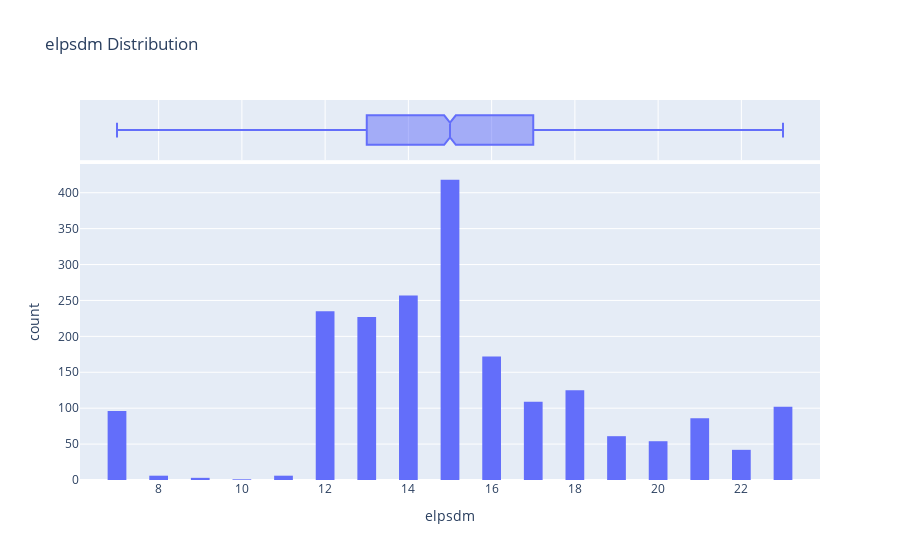

This figure's notebook cell:
### Code cell
fig = px.histogram(df, x='elpsdm', marginal='box', nbins=47, title='elpsdm Distribution')
fig.update_layout(bargap=0.1)
fig.show()

### Figure 1 — Plotly figure (JSON) as saved in the notebook; plotly's stock layout.template omitted (floating-point values rounded to 4 significant figures; data arrays with more than 128 entries replaced by an {"elided": "..."} marker saying what was removed)
{"data": [{"bingroup": "x", "hovertemplate": "elpsdm=%{x}<br>count=%{y}<extra></extra>", "legendgroup": "", "marker": {"color": "#636efa", "pattern": {"shape": ""}}, "name": "", "nbinsx": 47, "orientation": "v", "showlegend": false, "type": "histogram", "x": {"elided": "2000 float values"}, "xaxis": "x", "yaxis": "y"}, {"hovertemplate": "elpsdm=%{x}<extra></extra>", "legendgroup": "", "marker": {"color": "#636efa"}, "name": "", "notched": true, "showlegend": false, "type": "box", "x": {"elided": "2000 float values"}, "xaxis": "x2", "yaxis": "y2"}], "layout": {"bargap": 0.1, "barmode": "relative", "legend": {"tracegroupgap": 0}, "title": {"text": "elpsdm Distribution"}, "xaxis": {"anchor": "y", "domain": [0, 1], "title": {"text": "elpsdm"}}, "xaxis2": {"anchor": "y2", "domain": [0, 1], "matches": "x", "showgrid": true, "showticklabels": false}, "yaxis": {"anchor": "x", "domain": [0, 0.8316], "title": {"text": "count"}}, "yaxis2": {"anchor": "x2", "domain": [0.8416, 1], "matches": "y2", "showgrid": false, "showline": false, "showticklabels": false, "ticks": ""}}}
